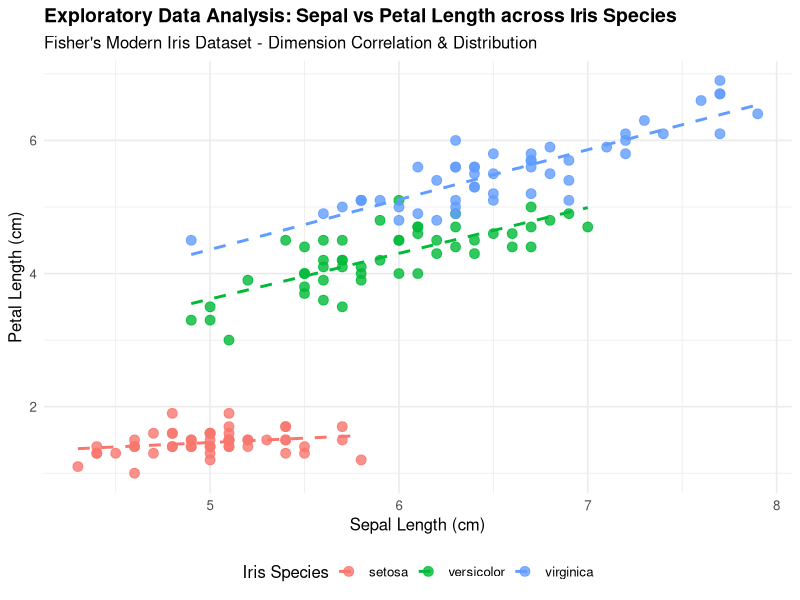

This figure's R source:
# Exploratory Data Analysis (EDA)
# Harvard CS50R - Week 5: Visualizing Data
# Dataset: Iris Flower Measurements (Built-in canonical R dataset)

library(tidyverse)

# Load canonical dataset
data(iris)
iris_tbl <- as_tibble(iris)

# Print exploratory statistical summaries
cat("=== Iris Dataset Exploratory Data Analysis ===\n")
cat("Dimensions: ", nrow(iris_tbl), " rows, ", ncol(iris_tbl), " columns\n")
cat("\nSummary of Sepal and Petal Dimensions:\n")
print(summary(iris_tbl))

# Create exploratory multi-faceted scatter plot with linear trendlines
p <- ggplot(iris_tbl, aes(x = Sepal.Length, y = Petal.Length, color = Species)) +
  geom_point(size = 3, alpha = 0.8) +
  geom_smooth(method = "lm", se = FALSE, linetype = "dashed") +
  labs(
    title = "Exploratory Data Analysis: Sepal vs Petal Length across Iris Species",
    subtitle = "Fisher's Modern Iris Dataset - Dimension Correlation & Distribution",
    x = "Sepal Length (cm)",
    y = "Petal Length (cm)",
    color = "Iris Species"
  ) +
  theme_minimal(base_size = 12) +
  theme(
    plot.title = element_text(face = "bold", size = 14),
    legend.position = "bottom"
  )

# Save figure to visualization.png as verified by check50
ggsave("visualization.png", plot = p, width = 8, height = 6, dpi = 300)
cat("\nEDA figure saved to visualization.png\n")
